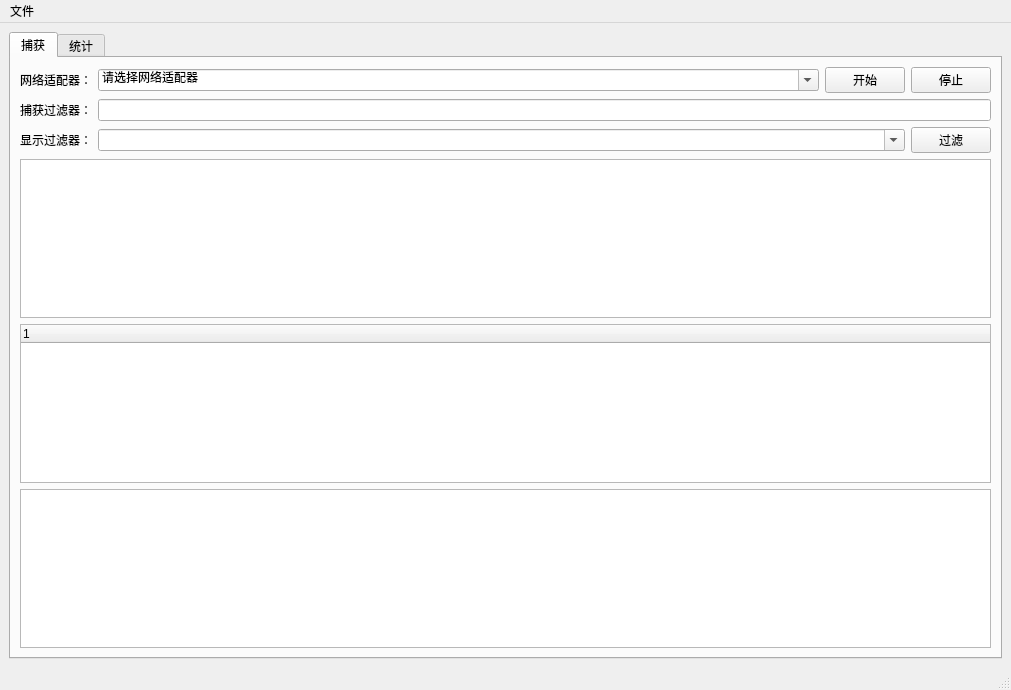
<?xml version="1.0" encoding="UTF-8"?>
<ui version="4.0">
 <class>MainWindow</class>
 <widget class="QMainWindow" name="MainWindow">
  <property name="geometry">
   <rect>
    <x>0</x>
    <y>0</y>
    <width>1011</width>
    <height>690</height>
   </rect>
  </property>
  <property name="windowTitle">
   <string>MainWindow</string>
  </property>
  <widget class="QWidget" name="centralwidget">
   <layout class="QGridLayout" name="gridLayout_2">
    <item row="0" column="0">
     <widget class="QTabWidget" name="tabw_main">
      <property name="toolTip">
       <string>&lt;html&gt;&lt;head/&gt;&lt;body&gt;&lt;p&gt;捕获&lt;/p&gt;&lt;/body&gt;&lt;/html&gt;</string>
      </property>
      <property name="whatsThis">
       <string>&lt;html&gt;&lt;head/&gt;&lt;body&gt;&lt;p&gt;捕获&lt;/p&gt;&lt;/body&gt;&lt;/html&gt;</string>
      </property>
      <property name="currentIndex">
       <number>0</number>
      </property>
      <widget class="QWidget" name="tab_cap">
       <attribute name="title">
        <string>捕获</string>
       </attribute>
       <layout class="QGridLayout" name="gridLayout">
        <item row="1" column="0">
         <layout class="QHBoxLayout" name="hl_capfilter">
          <item>
           <widget class="QLabel" name="lb_cap_filter">
            <property name="text">
             <string>捕获过滤器：</string>
            </property>
           </widget>
          </item>
          <item>
           <widget class="QLineEdit" name="le_cap_filter"/>
          </item>
         </layout>
        </item>
        <item row="3" column="0">
         <layout class="QVBoxLayout" name="vl_view">
          <item>
           <widget class="QTableWidget" name="tw_cap_list">
            <property name="autoFillBackground">
             <bool>true</bool>
            </property>
           </widget>
          </item>
          <item>
           <widget class="QTreeWidget" name="tree_proto">
            <column>
             <property name="text">
              <string notr="true">1</string>
             </property>
            </column>
           </widget>
          </item>
          <item>
           <widget class="QTextEdit" name="te_hex"/>
          </item>
         </layout>
        </item>
        <item row="0" column="0">
         <layout class="QGridLayout" name="gridLayout_3">
          <item row="0" column="0">
           <layout class="QHBoxLayout" name="hl_nic" stretch="1,200">
            <item>
             <widget class="QLabel" name="lb_nic">
              <property name="text">
               <string>网络适配器：</string>
              </property>
             </widget>
            </item>
            <item>
             <widget class="QComboBox" name="cbox_nic">
              <property name="editable">
               <bool>true</bool>
              </property>
              <item>
               <property name="text">
                <string>请选择网络适配器</string>
               </property>
              </item>
             </widget>
            </item>
           </layout>
          </item>
          <item row="0" column="1">
           <layout class="QHBoxLayout" name="hl_nic_btn">
            <item>
             <widget class="QPushButton" name="btn_start">
              <property name="text">
               <string>开始</string>
              </property>
             </widget>
            </item>
            <item>
             <widget class="QPushButton" name="btn_stop">
              <property name="text">
               <string>停止</string>
              </property>
             </widget>
            </item>
           </layout>
          </item>
         </layout>
        </item>
        <item row="2" column="0">
         <layout class="QHBoxLayout" name="hl_show_filter_and_btn">
          <item>
           <layout class="QHBoxLayout" name="hl_show_filter" stretch="1,200">
            <item>
             <widget class="QLabel" name="lb_showfilter">
              <property name="text">
               <string>显示过滤器：</string>
              </property>
             </widget>
            </item>
            <item>
             <widget class="QComboBox" name="cbox_showfilter">
              <property name="enabled">
               <bool>true</bool>
              </property>
              <property name="editable">
               <bool>true</bool>
              </property>
             </widget>
            </item>
           </layout>
          </item>
          <item>
           <widget class="QPushButton" name="btn_showfilter_apply">
            <property name="text">
             <string>过滤</string>
            </property>
           </widget>
          </item>
         </layout>
        </item>
       </layout>
      </widget>
      <widget class="QWidget" name="tab_statics">
       <attribute name="title">
        <string>统计</string>
       </attribute>
       <widget class="QCustomPlot" name="widget" native="true">
        <property name="geometry">
         <rect>
          <x>160</x>
          <y>20</y>
          <width>801</width>
          <height>561</height>
         </rect>
        </property>
       </widget>
       <widget class="QWidget" name="layoutWidget">
        <property name="geometry">
         <rect>
          <x>40</x>
          <y>40</y>
          <width>94</width>
          <height>495</height>
         </rect>
        </property>
        <layout class="QVBoxLayout" name="vl_left_info">
         <item>
          <layout class="QVBoxLayout" name="vl_tuli">
           <item>
            <widget class="QLabel" name="label">
             <property name="styleSheet">
              <string notr="true">color: rgb(255, 0, 0);
</string>
             </property>
             <property name="text">
              <string>ARP ---</string>
             </property>
            </widget>
           </item>
           <item>
            <widget class="QLabel" name="label_2">
             <property name="styleSheet">
              <string notr="true">color: rgb(255, 0, 255);</string>
             </property>
             <property name="text">
              <string>ICMP ---</string>
             </property>
            </widget>
           </item>
           <item>
            <widget class="QLabel" name="label_3">
             <property name="styleSheet">
              <string notr="true">color: rgb(0, 0, 255);</string>
             </property>
             <property name="text">
              <string>UDP ---</string>
             </property>
            </widget>
           </item>
           <item>
            <widget class="QLabel" name="label_4">
             <property name="styleSheet">
              <string notr="true">color: rgb(0, 255, 0);</string>
             </property>
             <property name="text">
              <string>TCP ---</string>
             </property>
            </widget>
           </item>
           <item>
            <widget class="QLabel" name="label_5">
             <property name="styleSheet">
              <string notr="true">color: rgb(0, 175, 175);</string>
             </property>
             <property name="text">
              <string>HTTP ---</string>
             </property>
            </widget>
           </item>
          </layout>
         </item>
         <item>
          <spacer name="verticalSpacer">
           <property name="orientation">
            <enum>Qt::Vertical</enum>
           </property>
           <property name="sizeHint" stdset="0">
            <size>
             <width>20</width>
             <height>40</height>
            </size>
           </property>
          </spacer>
         </item>
         <item>
          <layout class="QVBoxLayout" name="vl_statics">
           <item>
            <widget class="QLabel" name="lb_ip_cnt">
             <property name="text">
              <string>IP数据包：</string>
             </property>
            </widget>
           </item>
           <item>
            <widget class="QLineEdit" name="le_ip_cnt"/>
           </item>
           <item>
            <widget class="QLabel" name="lb_arp_cnt">
             <property name="text">
              <string>ARP数据包：</string>
             </property>
            </widget>
           </item>
           <item>
            <widget class="QLineEdit" name="le_arp_cnt"/>
           </item>
           <item>
            <widget class="QLabel" name="lb_icmp_cnt">
             <property name="text">
              <string>ICMP数据包：</string>
             </property>
            </widget>
           </item>
           <item>
            <widget class="QLineEdit" name="le_icmp_cnt"/>
           </item>
           <item>
            <widget class="QLabel" name="lb_udp_cnt">
             <property name="text">
              <string>UDP数据包：</string>
             </property>
            </widget>
           </item>
           <item>
            <widget class="QLineEdit" name="le_udp_cnt"/>
           </item>
           <item>
            <widget class="QLabel" name="lb_tcp_cnt">
             <property name="text">
              <string>TCP数据包：</string>
             </property>
            </widget>
           </item>
           <item>
            <widget class="QLineEdit" name="le_tcp_cnt"/>
           </item>
           <item>
            <widget class="QLabel" name="lb_http_cnt">
             <property name="text">
              <string>HTTP数据包：</string>
             </property>
            </widget>
           </item>
           <item>
            <widget class="QLineEdit" name="le_http_cnt"/>
           </item>
           <item>
            <widget class="QLabel" name="lb_other_cnt">
             <property name="text">
              <string>其他类型：</string>
             </property>
            </widget>
           </item>
           <item>
            <widget class="QLineEdit" name="le_other_cnt"/>
           </item>
           <item>
            <widget class="QLabel" name="lb_sum_cnt">
             <property name="text">
              <string>总数：</string>
             </property>
            </widget>
           </item>
           <item>
            <widget class="QLineEdit" name="le_sum_cnt"/>
           </item>
          </layout>
         </item>
        </layout>
       </widget>
      </widget>
     </widget>
    </item>
   </layout>
  </widget>
  <widget class="QMenuBar" name="menubar">
   <property name="geometry">
    <rect>
     <x>0</x>
     <y>0</y>
     <width>1011</width>
     <height>26</height>
    </rect>
   </property>
   <widget class="QMenu" name="menu">
    <property name="geometry">
     <rect>
      <x>385</x>
      <y>116</y>
      <width>137</width>
      <height>126</height>
     </rect>
    </property>
    <property name="title">
     <string>文件</string>
    </property>
    <addaction name="actionopenfile"/>
    <addaction name="actionsavefile"/>
    <addaction name="actionexit"/>
   </widget>
   <addaction name="menu"/>
  </widget>
  <widget class="QStatusBar" name="statusbar"/>
  <action name="actionopenfile">
   <property name="text">
    <string>打开</string>
   </property>
  </action>
  <action name="actionsavefile">
   <property name="text">
    <string>保存</string>
   </property>
  </action>
  <action name="actioncapfilter">
   <property name="text">
    <string>捕获过滤器</string>
   </property>
  </action>
  <action name="actionsearchfilter">
   <property name="text">
    <string>HTTP协议分析</string>
   </property>
  </action>
  <action name="actionexit">
   <property name="text">
    <string>退出</string>
   </property>
  </action>
 </widget>
 <customwidgets>
  <customwidget>
   <class>QCustomPlot</class>
   <extends>QWidget</extends>
   <header location="global">qcustomplot.h</header>
   <container>1</container>
  </customwidget>
 </customwidgets>
 <resources/>
 <connections/>
</ui>
